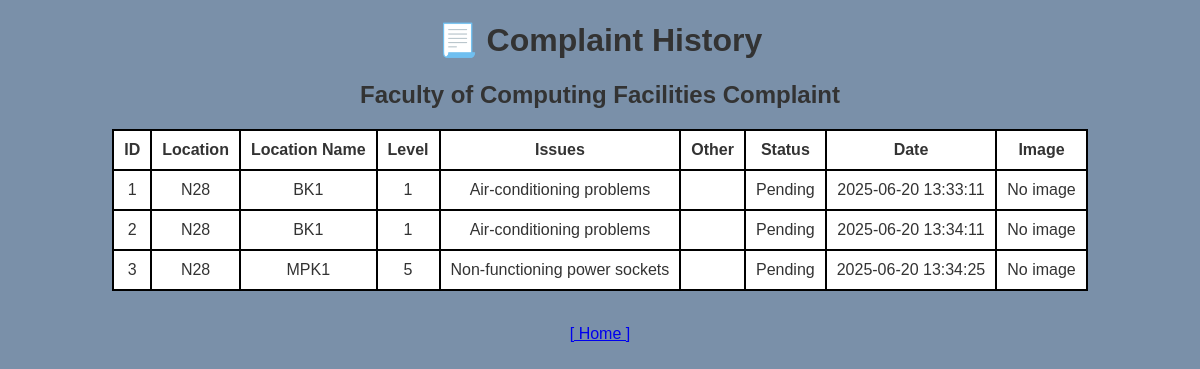
/viewComplaint.php (signed in), run on the app's committed database.
### tables this page shows
CREATE TABLE `complaints` (
  `id` int(11) NOT NULL,
  `user_id` int(11) NOT NULL,
  `facility_id` int(11) NOT NULL,
  `issues` text DEFAULT NULL,
  `other` text DEFAULT NULL,
  `status` enum('Pending','In Progress','Resolved') DEFAULT 'Pending',
  `created_at` timestamp NOT NULL DEFAULT current_timestamp(),
  `image_path` varchar(255) DEFAULT NULL
);

CREATE TABLE `facilities` (
  `id` int(11) NOT NULL,
  `name` varchar(100) NOT NULL,
  `location` varchar(100) NOT NULL,
  `level` varchar(10) NOT NULL
);

### viewComplaint.php (the view, shortened to what this page needs)
<?php
    require_once("db.php");
    $user_id = $_SESSION['user_id'];
    $stmt = $conn->prepare("
        SELECT c.id, f.location, f.name AS location_name, f.level, c.issues, c.other, c.status, c.created_at
        FROM complaints c
        JOIN facilities f ON c.facility_id = f.id
        WHERE c.user_id = ?
        ");
    $stmt->bind_param("i", $user_id);
    $stmt->execute();
    $result = $stmt->get_result();
    $complaints = $result->fetch_all(MYSQLI_ASSOC);
?>
<!DOCTYPE html>
<html lang="en">
<head>
  <link rel="stylesheet" href="styleRegLog.css">
</head>
<body>
<div class="container">
  <h1>📃 Complaint History</h1>
  <h2>Faculty of Computing Facilities Complaint</h2>
  <?php
    if (count($complaints) > 0) {
        echo "<table class='tablestyle'>";
        echo "<tr>
                <th>ID</th>
                <th>Location</th>
                <th>Location Name</th>
                <th>Level</th>
                <th>Issues</th>
                <th>Other</th>
                <th>Status</th>
                <th>Date</th>
                <th>Image</th>
                </tr>";
        foreach ($complaints as $comp) {
            echo "<tr>
                    <td>{$comp['id']}</td>
                    <td>{$comp['location']}</td>
                    <td>{$comp['location_name']}</td>
                    <td>{$comp['level']}</td>
                    <td>{$comp['issues']}</td>
                    <td>{$comp['other']}</td>
                    <td>{$comp['status']}</td>
                    <td>{$comp['created_at']}</td>";
            if (!empty($comp['image_path']) && file_exists($comp['image_path'])) {
                echo "<td><img src='{$comp['image_path']}' width='100'></td>";
            } else {
                echo "<td>No image</td>";
            }
            echo "</tr>";
        }
        echo "</table>";
    } else {
        echo "<p>No complaints found.</p>";
    }
  ?>
  <br>
  <p><a href="dashboard.php">[ Home ]</a></p>
</div>
</body>
</html>

### styleRegLog.css (style rules this page uses)
body { background-color: #628cba; display: flex; justify-content: center; align-items: center; font-family: Arial, sans-serif; flex-direction: column; background-color:#7a90a9; color: #333; margin: 0; padding: 0; }
.container { text-align: center; }
.tablestyle { border: 1px solid black; border-collapse: collapse; margin-top: 20px; background-color: white; }
.tablestyle th, .tablestyle td { border: 2px solid #000; padding: 10px; }

### data on the page
complaints: id "1", facility.location "N28", facility.name "BK1", facility.level "1", issues "Air-conditioning problems", status "Pending", created_at "2025-06-20 13:33:11"
complaints: id "2", facility.location "N28", facility.name "BK1", facility.level "1", issues "Air-conditioning problems", status "Pending", created_at "2025-06-20 13:34:11"
complaints: id "3", facility.location "N28", facility.name "MPK1", facility.level "5", issues "Non-functioning power sockets", status "Pending", created_at "2025-06-20 13:34:25"
